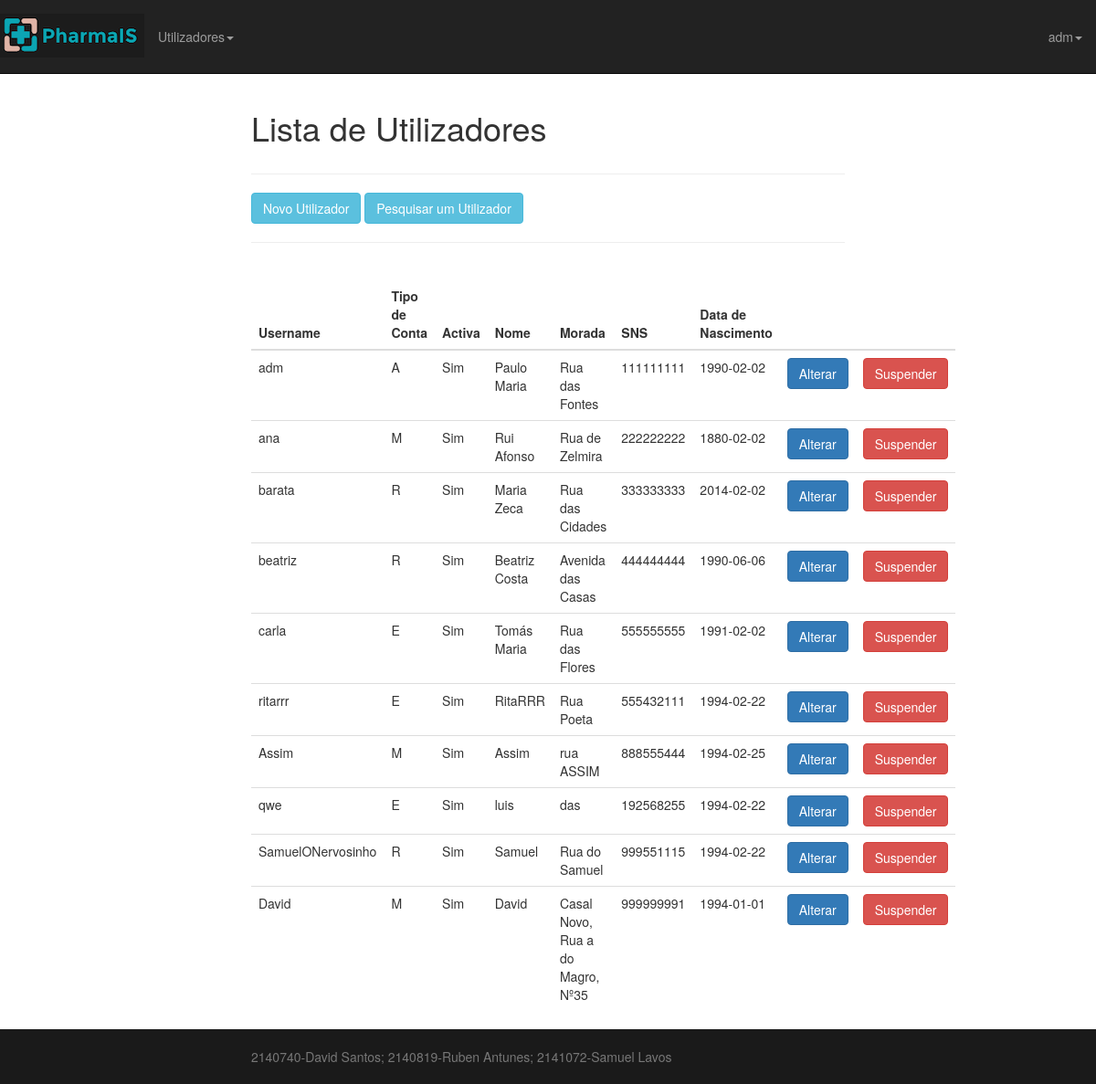
Screenshot of /Site/utilizadores.php (signed in) with the database file from the repository.
### tables this page shows
CREATE TABLE IF NOT EXISTS `users` (
  `id` int(10) unsigned NOT NULL AUTO_INCREMENT,
  `name` varchar(255) NOT NULL,
  `password` varchar(255) NOT NULL,
  `type` varchar(1) NOT NULL,
  `active` varchar(1) NOT NULL DEFAULT '1',
  `nome` varchar(100) NOT NULL,
  `morada` varchar(150) NOT NULL,
  `sns` varchar(9) NOT NULL,
  `dataNascimento` varchar(10) NOT NULL,
  `remember_token` varchar(100) DEFAULT NULL,
  `created_at` timestamp NULL DEFAULT NULL,
  `updated_at` timestamp NULL DEFAULT NULL,
  PRIMARY KEY (`id`),
  UNIQUE KEY `sns` (`sns`)
);

### Site/utilizadores.php (called while the page is built, shortened)
<?php
	require_once("model/autenticacao.model.php");
	require_once("model/utilizadores.model.php");
	$name = "";
	$type= "";
	$active= 0;
	$nome = "";
	$morada= "";
	$sns = 0;
	$dataNascimento = "";
 	$utilizadores = filterUtilizadoresNome($name,$type,$active,$nome,$morada,$sns,$dataNascimento);
	$tituloPagina = "Lista de Utilizadores";
	require("view/top.template.php");
	require("view/utilizadores_form.view2.php");
	require("view/utilizadores.subview.php");
	require("view/bottom.template.php");

### Site/model/autenticacao.model.php (called while the page is built, shortened)
<?php
require_once("inc/db.php");
function isUserLogged(){
    return isset($_SESSION['UserInfo']);
}
function isUserAnonimo(){
    return !isUserLogged();
}
function isUserAdmin(){
    if (isset($_SESSION['UserInfo']))
        return $_SESSION['UserInfo']['type']=='A';
    return false;
}
function getUserInfo(){
    if (isset($_SESSION['UserInfo']))
        return $_SESSION['UserInfo'];
    return array();
}

### Site/inc/db.php (called while the page is built, shortened)
<?php
function db(){
	$maquina = "localhost";
	$utilizador = "root";
	$senha="";
	$bd="dbis";
	$_ApplicationDBConnection = @new mysqli($maquina, $utilizador, $senha, $bd);
	return $_ApplicationDBConnection;
}

### Site/model/utilizadores.model.php (called while the page is built, shortened)
<?php
require_once("inc/db.php");
function filterUtilizadoresNome($nome){
	$query = "SELECT id, name, type, active, nome, morada, sns, dataNascimento  ".
	         "FROM users ".
			" WHERE (nome like ?)";
	$nome= "%$nome%";
	$stmt= db()->prepare($query);
	$stmt->bind_param("s", $nome);
	$stmt->execute();
	$result = $stmt->get_result();
	return $result->fetch_all(MYSQL_ASSOC);
}

### Site/view/utilizadores.subview.php (the view, shortened to what this page needs)
<?php  require_once("model/autenticacao.model.php") ?>
<table class="table">
	<thead>
  		<tr>
			<th>Username</th>
			<th>Tipo de Conta</th>
			<th>Activa</th>
			<th>Nome</th>
			<th>Morada</th>
			<th>SNS</th>
			<th>Data de Nascimento</th>
			<?php if (isUserAdmin()): ?>
				<th></th>
				<th></th>
			<?php endif; ?>
		</tr>
	</thead>
	<tbody>
	 	<?php
	 		foreach ($utilizadores as $linha) {
				echo "\n<tr>";
				echo "<td>".$linha['name']."</td>";
				echo "<td>".$linha['type']."</td>";
				if ($linha['active'] == "1")
					echo "<td>Sim</td>";
				else
				 	echo "<td>Não</td>";
				echo "<td>".$linha['nome']."</td>";
				echo "<td>".$linha['morada']."</td>";
				echo "<td>".$linha['sns']."</td>";
				echo "<td>".$linha['dataNascimento']."</td>";
				?>
			<?php if (isUserAdmin()): ?>
				<?php echo '<td><a class="btn btn-primary" href="utilizadores_update.php?id='.$linha['id'].'" role="button">Alterar</a></td>';?>
					<td>
						<form action="#" method="POST">
							<input type="submit" class="btn btn-danger" role="button" value="Suspender">
						</form>
					</td>
				</tr>
			<?php endif; ?>
	    <?php } ?>
	</tbody>
</table>

### Site/view/top.template.php (shortened to what this page needs)
 <?php  require_once("model/autenticacao.model.php") ?>
<!DOCTYPE html>
<html lang="pt">
<head>
    <link href="css/bootstrap.min.css" rel="stylesheet">
    <link href="css/logo-nav.css" rel="stylesheet">
    <link href="css/custom.css" rel="stylesheet">
</head>
<body>
    <nav class="navbar navbar-inverse navbar-fixed-top" role="navigation">
        <div class="container-fluid">
            <div class="navbar-header">
                <a class="navbar-brand" href="index.php">
                    <img src="img/logo-black.png" alt="Logotipo">
                </a>
            </div>
            <div class="collapse navbar-collapse" id="bs-example-navbar-collapse-1">
                <ul class="nav navbar-nav navbar-left">
                    <?php if (isUserAdmin()): ?>
                        <li class="dropdown">
                            <a href="#" class="dropdown-toggle" data-toggle="dropdown">Utilizadores<b class="caret"></b></a>
                        </li>
                <?php endif; ?>
                </ul>
   <ul class="nav navbar-nav navbar-right">
                    <?php if(isUserAnonimo()): ?>
                        <li>
                            <a href="login.php">Login</a>
                        </li>
                    <?php else: ?>
                        <li class="dropdown">
                            <a href="#" class="dropdown-toggle" data-toggle="dropdown"><?php echo getUserInfo()['name'];?><b class="caret"></b></a>
                        </li>
                    <?php endif; ?>
                </ul>
            </div>
        </div>
    </nav>
    <div class="container">
        <div class="row">
            <div class="col-lg-12">
                <h1><?php echo isset($tituloPagina) ? $tituloPagina: "PharmaIS"; ?></h1>
            </div>
        </div>
        <div class="row">
            <div class="col-lg-12">

### Site/css/logo-nav.css (style rules this page uses)
body { padding-top: 70px; }
.navbar-fixed-top .nav { padding: 15px 0; }
.navbar-fixed-top .navbar-brand { padding: 0 15px; }
@media (min-width:768px) { body { padding-top: 100px; } }
@media (min-width:768px) { .navbar-fixed-top .navbar-brand { padding: 15px 0; } }

### Site/css/custom.css (style rules this page uses)
html { position: relative; min-height: 100%; }
body { margin-bottom: 60px; }
.container { width: auto; max-width: 680px; padding: 0 15px; }

### rows the page displays
users: name "adm", type "A", active "Sim", nome "Paulo Maria", morada "Rua das Fontes", sns "111111111", dataNascimento "1990-02-02"
users: name "ana", type "M", active "Sim", nome "Rui Afonso", morada "Rua de Zelmira", sns "222222222", dataNascimento "1880-02-02"
users: name "barata", type "R", active "Sim", nome "Maria Zeca", morada "Rua das Cidades", sns "333333333", dataNascimento "2014-02-02"
users: name "beatriz", type "R", active "Sim", nome "Beatriz Costa", morada "Avenida das Casas", sns "444444444", dataNascimento "1990-06-06"
users: name "carla", type "E", active "Sim", nome "Tomás Maria", morada "Rua das Flores", sns "555555555", dataNascimento "1991-02-02"
users: name "ritarrr", type "E", active "Sim", nome "RitaRRR", morada "Rua Poeta", sns "555432111", dataNascimento "1994-02-22"
users: name "Assim", type "M", active "Sim", nome "Assim", morada "rua ASSIM", sns "888555444", dataNascimento "1994-02-25"
users: name "qwe", type "E", active "Sim", nome "luis", morada "das", sns "192568255", dataNascimento "1994-02-22"
users: name "SamuelONervosinho", type "R", active "Sim", nome "Samuel", morada "Rua do Samuel", sns "999551115", dataNascimento "1994-02-22"
users: name "David", type "M", active "Sim", nome "David", morada "Casal Novo, Rua a do Magro, Nº35", sns "999999991", dataNascimento "1994-01-01"

### other values shown
$tituloPagina "Lista de Utilizadores"
